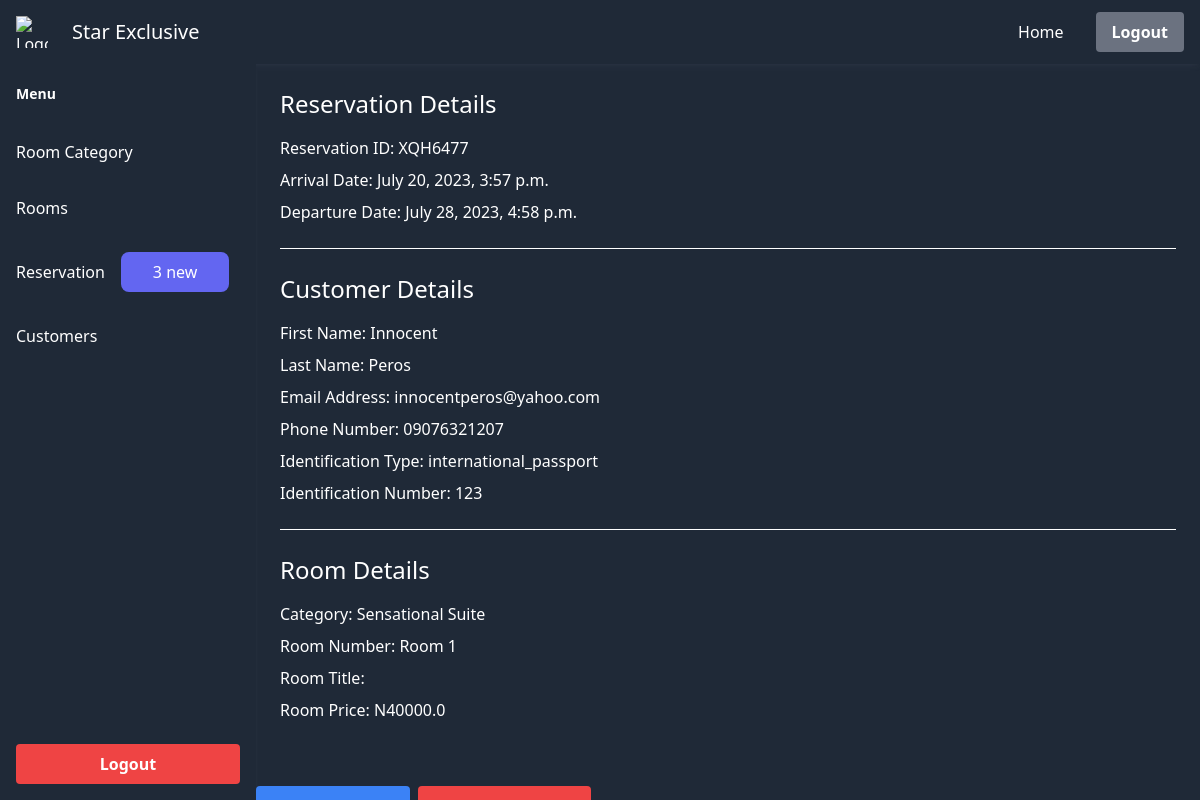
Page /reservations/27/ (signed in) on the committed database.
### management/models.py (models this page shows, shortened)
class Reservation(models.Model):
    RESERVATION = "reseravtion"
    BOOKING = "booking"
    viewed = models.BooleanField(default=False)
    cancel_code = models.CharField(max_length=200, blank=True)
    room = models.ForeignKey(
        Room, related_name="reservations", on_delete=models.CASCADE
    )
    requirement = models.TextField(default="", blank=True)
    customer = models.ForeignKey(
        Customer, on_delete=models.SET_NULL, null=True, related_name="reservations"
    )
    code = models.CharField(unique=False, default = generate_reservation_code, max_length=50, blank=True,null = True)
    customer_raw = models.JSONField(null=True, blank=True, default=dict)
    reservation_type = models.CharField(
        max_length=25, choices=((RESERVATION, RESERVATION), (BOOKING, BOOKING))
    )
    arrival_date = models.DateTimeField()
    departure_date = models.DateTimeField()
    reservated_on = models.DateTimeField(auto_created=True, blank=True)
    stay = models.IntegerField(default=1)
    guest_count = models.IntegerField(
        default=1,
    )
    guests = models.JSONField(default=list, blank=True)
    customization_request = models.JSONField(default=dict, blank=True, null=True)
    paid = models.BooleanField(default=False)
    payment = models.OneToOneField(
        Payment,
        null=True,
        blank=True,
        on_delete=models.SET_NULL,
        related_name="reservation",
    )
    cancelled = models.BooleanField(default=False)
    cancelled_on = models.DateTimeField(blank=True, null=True)

class Customer(models.Model):
    first_name = models.CharField(max_length=25)
    last_name = models.CharField(max_length=25)
    id_type = models.CharField(max_length=255)
    id_number = models.CharField(max_length=25)
    email_address = models.CharField(max_length=255)
    phone_number = models.CharField(max_length=12)

class Room(models.Model):
    number = models.CharField(max_length=14, blank=True)
    category = models.ForeignKey(
        RoomCategory, related_name="rooms", on_delete=models.CASCADE
    )
    description = models.TextField(blank=True, null=True)
    unique = models.BooleanField(default=False)
    addon = models.JSONField(blank=True, default=dict)

class RoomCategory(models.Model):
    price = models.FloatField()
    title = models.CharField(max_length=255)
    description = models.TextField(blank=True)
    cover = models.FileField(blank=True, upload_to="rooms")

### hsr_admin/views.py (the view)
# urls.py: path("reservations/<int:pk>/", views.view_reservation, name="view_reservation"),
def view_reservation(request, pk):
    if not request.user.is_authenticated:
        return redirect(index)
    reservation = get_object_or_404(Reservation, pk=pk)
    reservation.viewed = True
    reservation.save()
    return render(
        request, "hsr_admin/view_reservation.html",context_parse( {"reservation": reservation})
    )

### hsr_admin/views.py (called while the page is built)
def new_reservations():
    return Reservation.objects.filter(viewed = False).count()

def context_parse(context):
    context["status__"] = new_reservations()
    context["status__category"] = RoomCategory.objects.all().count()
    context["status__room"] = Room.objects.all().count()
    return context

### hsr_admin/templates/hsr_admin/view_reservation.html (shortened to what this page needs)
{% extends 'hsr_admin/base.html' %}
{% block body %}
<div class=" overflow-x-hidden">
    <div class="p-6 ">
      <h2 class="text-2xl mb-4 text-white">Reservation Details</h2>
      <p class="mb-2 text-white">Reservation ID: {{ reservation.code }}</p>
      <p class="mb-2 text-white">Arrival Date: {{ reservation.arrival_date }}</p>
      <p class="mb-2 text-white">Departure Date: {{ reservation.departure_date }}</p>
      <hr class="my-6 border-white">
      <h2 class="text-2xl mb-4 text-white">Customer Details</h2>
      <p class="mb-2 text-white">First Name: {{ reservation.customer.first_name }}</p>
      <p class="mb-2 text-white">Last Name: {{ reservation.customer.last_name }}</p>
      <p class="mb-2 text-white">Email Address: {{ reservation.customer.email_address }}</p>
      <p class="mb-2 text-white">Phone Number: {{ reservation.customer.phone_number }}</p>
      <p class="mb-2 text-white">Identification Type: {{ reservation.customer.id_type }}</p>
      <p class="mb-2 text-white">Identification Number: {{ reservation.customer.id_number }}</p>
      <hr class="my-6 border-white">
      <h2 class="text-2xl mb-4 text-white">Room Details</h2>
      <p class="mb-2 text-white">Category: {{ reservation.room.category.title }}</p>
      <p class="mb-2 text-white">Room Number: {{ reservation.room.number }}</p>
      <p class="mb-2 text-white">Room Title: {{ reservation.room.title }}</p>
      <p class="mb-2 text-white">Room Price: N{{ reservation.room.category.price }}</p>
    </div>
  </div>
  <div class="mt-8 flex justify-start">
    <a href="{% url 'hsr_admin:view_reservation' reservation.id %}" class="px-4 py-2 bg-blue-500 text-white rounded hover:bg-blue-700">Edit Reservation</a>
    <form action="{% url 'hsr_admin:delete_reservation' reservation.id %}" method="POST" class="ml-2 inline-block">
      <button type="submit" class="px-4 py-2 bg-red-500 text-white rounded hover:bg-red-700">Delete Reservation</button>
    </form>
  </div>
{% endblock body %}

### rows in the picture
Reservation: code "XQH6477", arrival_date "July 20, 2023, 3:57 p.m.", departure_date "July 28, 2023, 4:58 p.m.", customer.first_name "Innocent", customer.last_name "Peros", customer.email_address "innocentperos@yahoo.com", customer.phone_number "09076321207", customer.id_type "international_passport", customer.id_number "123", room.category "Sensational Suite", room.number "Room 1", room.category.price "40000.0"

### other values in the picture
{{ status__ }} "3"
